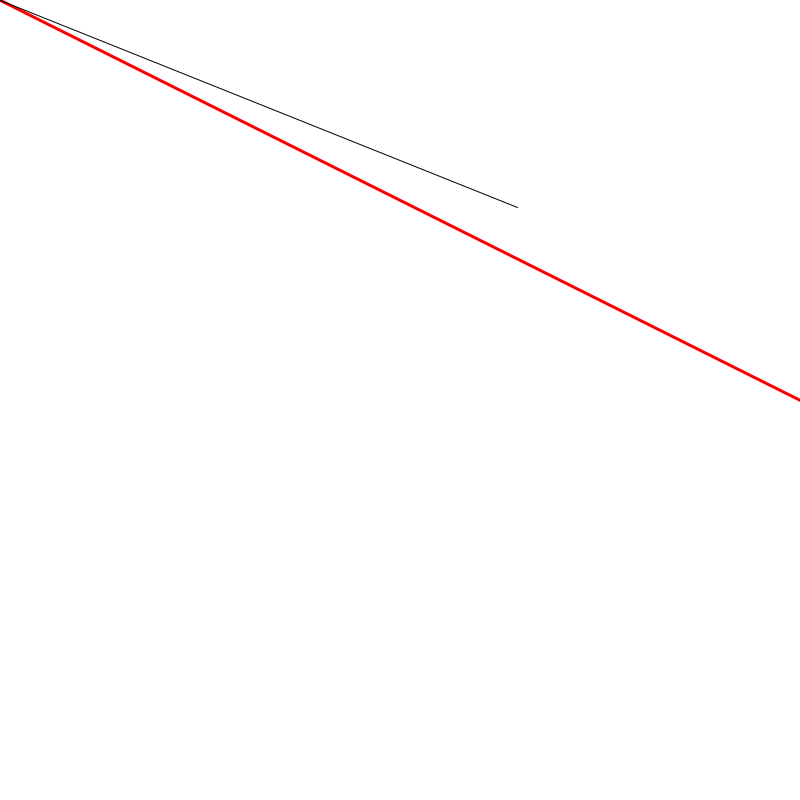
Frame 1 (no input)
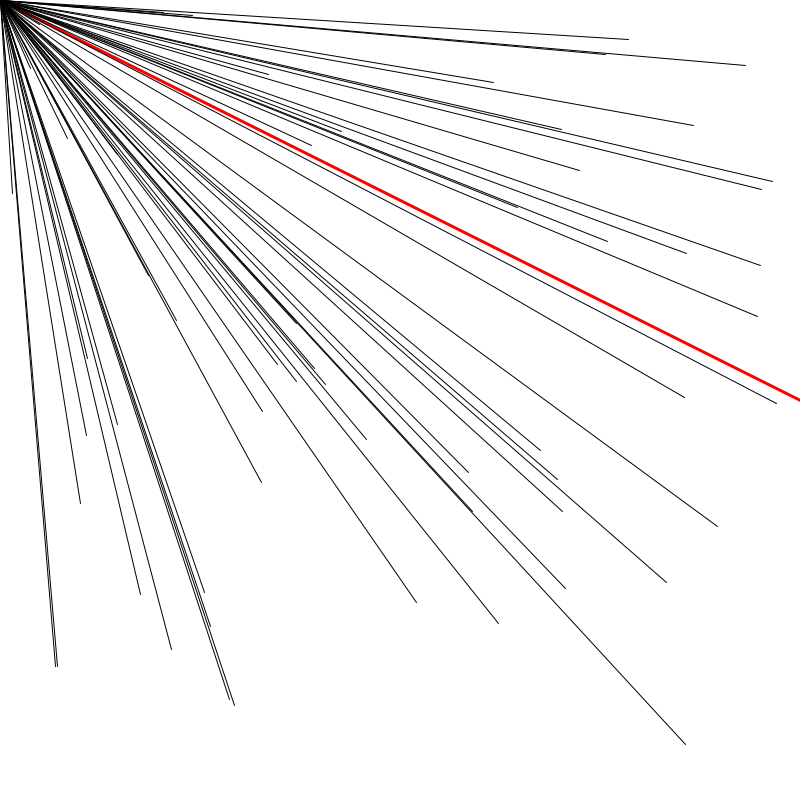
Frame 60 (the mouse pressed at the canvas centre just before this capture)
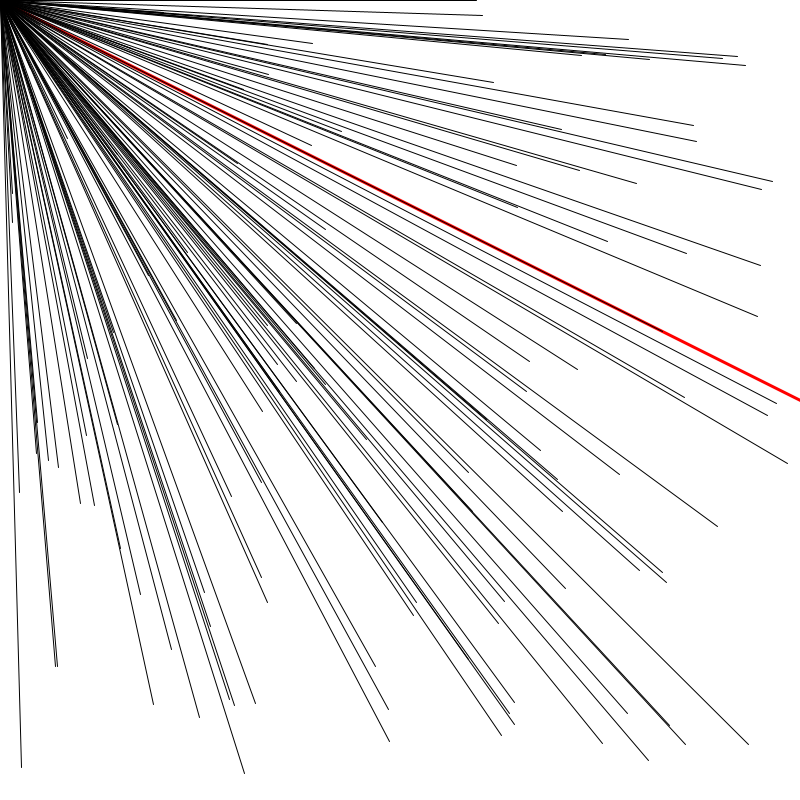
Frame 120 (the mouse held since frame 60 and released just before this capture)

The Processing sketch that drew these frames (run headless with seeded random() and noise(); from frame 60 on, the mouse is pressed at the canvas centre):

// Processing sketch: Desafio1
// ── Desafio1.pde
void setup () {
  size(800,800);
  background(255); 
  
  strokeWeight(3);
  stroke(255,0,0);
  
  line(0,0, width,  height/2);
  
}

void draw() {
    strokeWeight(1);
  stroke(0);
   line( 0, 0, random(width), random(height));
}
